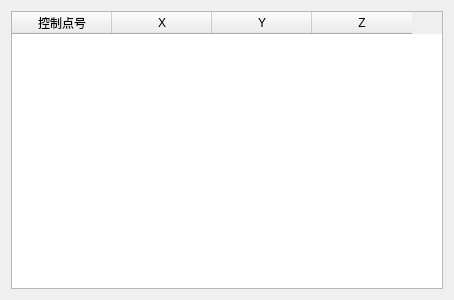
<?xml version="1.0" encoding="UTF-8"?>
<ui version="4.0">
 <class>ControlPointDlg</class>
 <widget class="QDialog" name="ControlPointDlg">
  <property name="geometry">
   <rect>
    <x>0</x>
    <y>0</y>
    <width>454</width>
    <height>300</height>
   </rect>
  </property>
  <property name="windowTitle">
   <string>Dialog</string>
  </property>
  <layout class="QGridLayout" name="gridLayout">
   <item row="0" column="0">
    <widget class="QTableWidget" name="controlPointList">
     <column>
      <property name="text">
       <string>控制点号</string>
      </property>
     </column>
     <column>
      <property name="text">
       <string>X</string>
      </property>
     </column>
     <column>
      <property name="text">
       <string>Y</string>
      </property>
     </column>
     <column>
      <property name="text">
       <string>Z</string>
      </property>
     </column>
    </widget>
   </item>
  </layout>
 </widget>
 <resources/>
 <connections/>
</ui>
